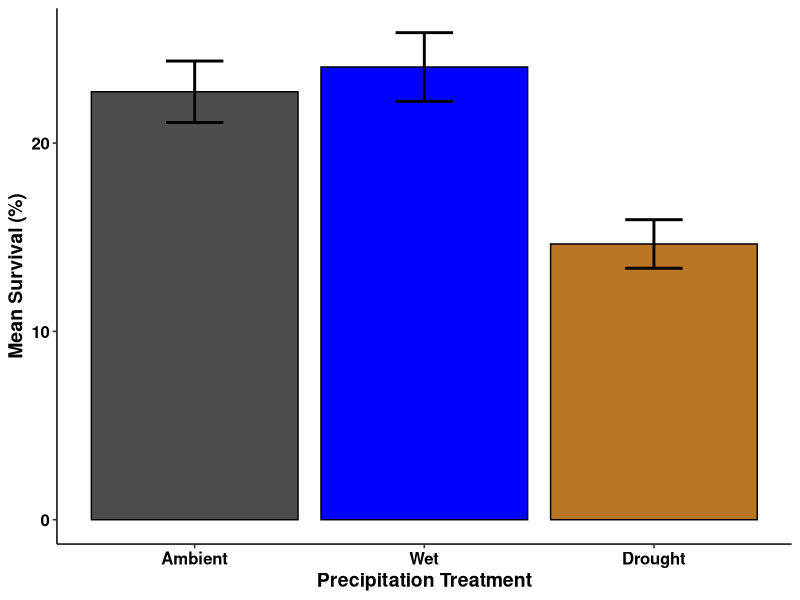
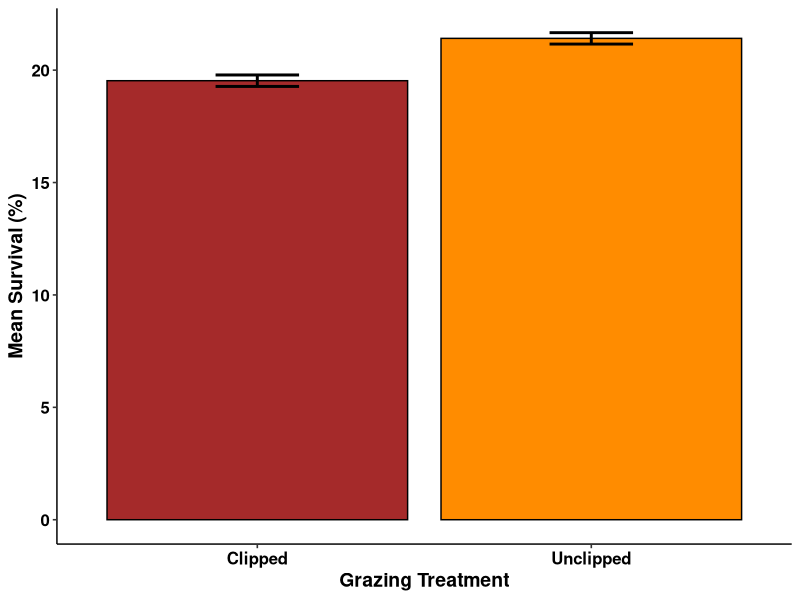
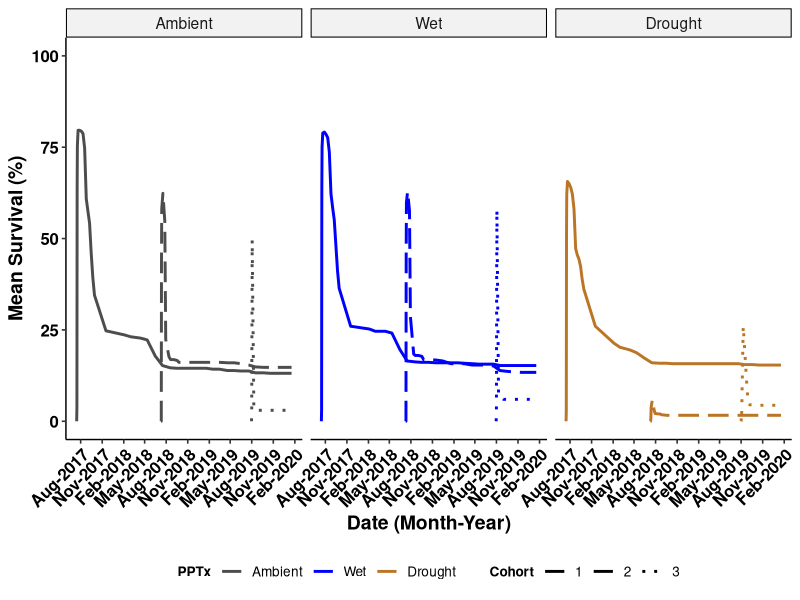
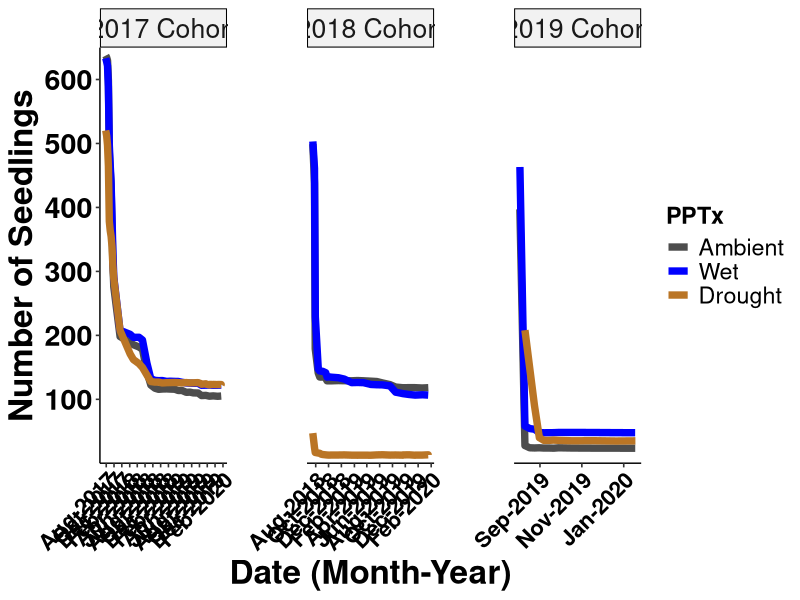
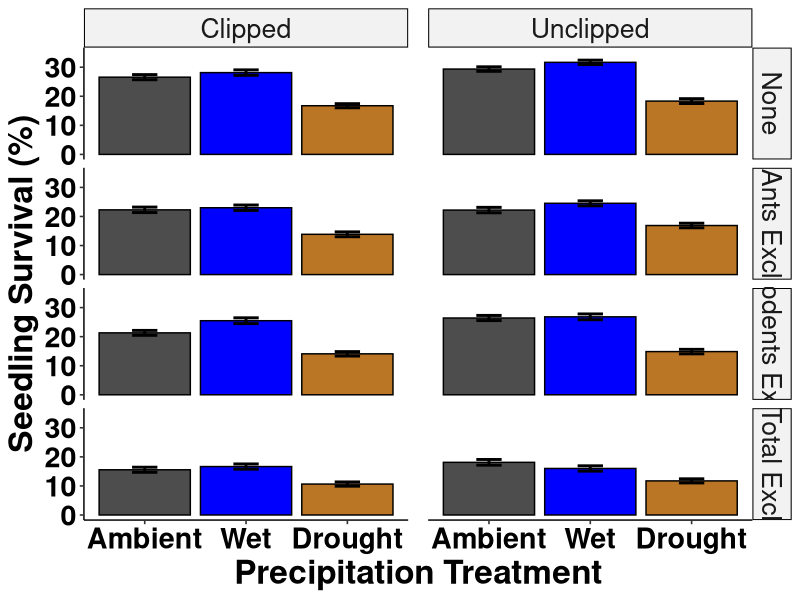
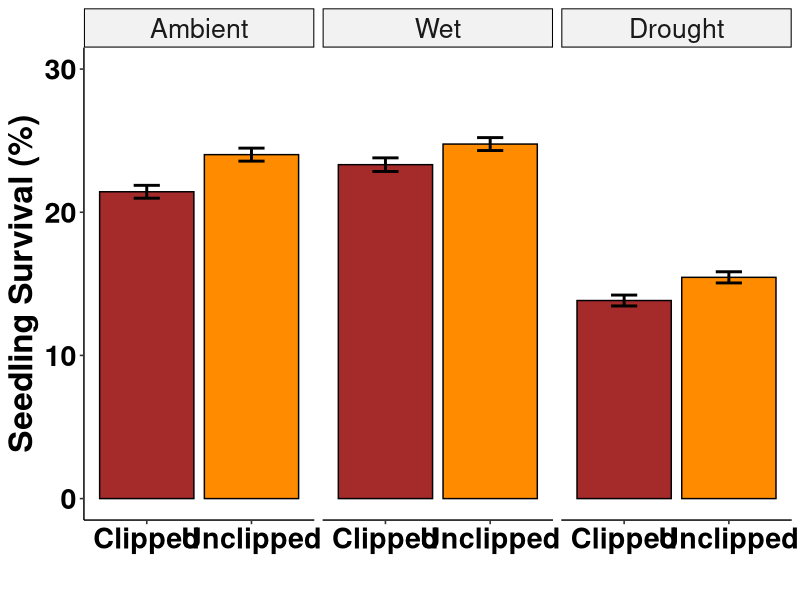
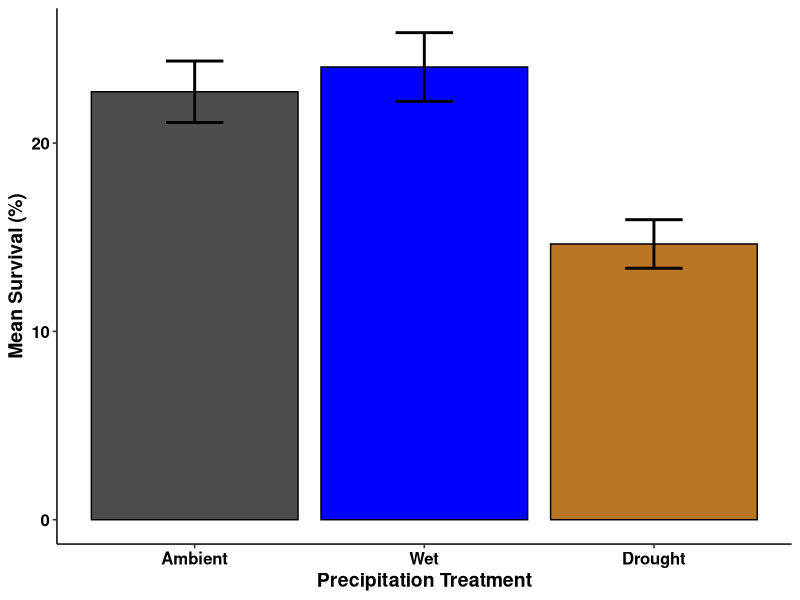
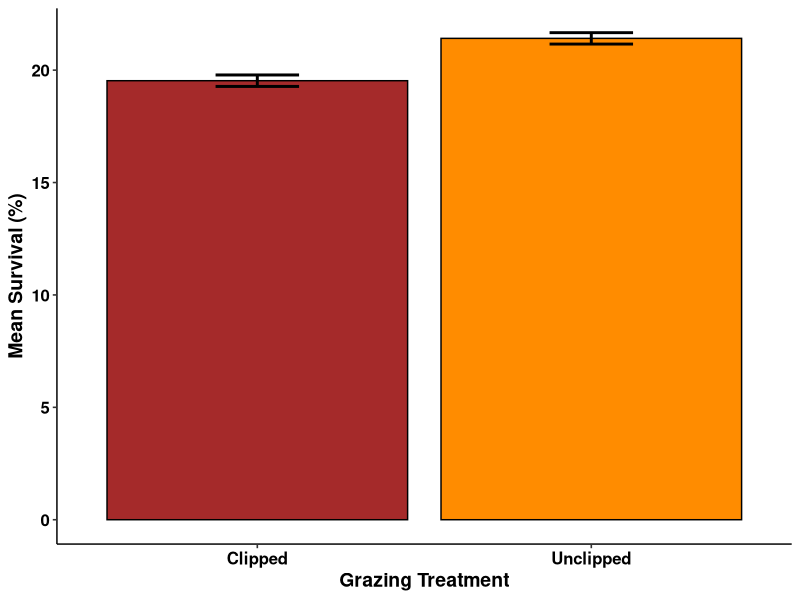

These charts were generated, in order, by the following R code:
# USDA Rainout - Santa Rita Experimental Range
# Data visualizations-main
# Austin Rutherford
# email:arutherford@email.arizona.edu
# 2021-03-29

# Load packages
library(tidyverse)
library(forcats)
library(vroom)
library(ggpubr)
library(glmmTMB)
library(dplyr)

### Read in clean seedlings data with model outputs from "srer_rainout_stats_summarize"
seedlings_obs <- vroom("Data/seedlings_obs.csv",
                   col_types = c(.default = "f",
                                 ObsID = "i",
                                 date = "D",
                                 survival = "i",
                                 died = "i",
                                 tot_germination = "i",
                                 herb_lived = "i",
                                 herb_died = "i",
                                 tot_herbivory = "i",
                                 granivory = "i",
                                 res_surv = "d",
                                 sim_surv = "d",
                                 sim_fit_surv = "d",
                                 pred_surv = "d"))
str(seedlings_obs)
glimpse(seedlings_obs)

# create data set for raw survival data
tot_surv <- seedlings_obs %>% 
  group_by(precip, cohort, date) %>% 
  summarise(mean_surv = mean(survival),
            count_surv = sum(survival),
            sd_surv = sd(survival),
            counts = n(),
            se_surv = (sd_surv/sqrt(counts))) %>%
  mutate(upper = mean_surv + se_surv,
         lower = mean_surv - se_surv,
         date = as.Date(date))

summary(tot_surv)


bar_surv_fig <- tot_surv %>%
  group_by(precip) %>% 
  summarise(mean_precip_per = (100*mean(mean_surv)/10),
            mean_se_per = (100*mean(se_surv)/10)) %>%
  mutate(upper = mean_precip_per + mean_se_per,
         lower = mean_precip_per - mean_se_per) %>%
  mutate(precip = recode_factor(precip,
                                      "Control" = "Ambient",
                                      "IR" = "Wet",
                                       "RO" = "Drought", .ordered = TRUE)) %>% 
  ggplot(mapping = aes(x = precip, y = mean_precip_per, fill = precip)) +
  geom_bar(stat="identity", color = "black", position=position_dodge()) +
  geom_errorbar(aes(ymin = lower, ymax = upper), width = 0.25, position = position_dodge(), size = 1) +
  scale_fill_manual(values = c("grey30","blue1","#ba7525")) +
  scale_x_discrete(labels = c("Ambient","Wet", "Drought")) +
  labs(y = "Mean Survival (%)",
       x = "Precipitation Treatment") +
  theme_pubr(legend = "none") +
  labs_pubr()

bar_surv_fig

ggsave(filename = "Figures_Tables/bar_mean_surv.tiff",
       plot = bar_surv_fig,
       dpi = 800,
       width = 22,
       height = 12,
       units = "in",
       compression = "lzw")

# create data set for clip
tot_surv_c <- seedlings_obs %>% 
  group_by(clip) %>% 
  summarise(mean_surv = 100*mean(survival/10),
            sd_surv = 100*sd(survival/10),
            counts = n(),
            se_surv = (sd_surv/sqrt(counts))) %>%
  mutate(upper = mean_surv + se_surv,
         lower = mean_surv - se_surv)

bar_cliponly_fig <- tot_surv_c %>%
  ggplot(mapping = aes(x = clip, y = mean_surv, fill = clip)) +
  geom_bar(stat="identity", color = "black", position=position_dodge()) +
  geom_errorbar(aes(ymin = lower, ymax = upper), width = 0.25, position = position_dodge(), size = 1) +
  scale_fill_manual(values = c("brown","darkorange")) +
  scale_x_discrete(labels = c("Clipped","Unclipped")) +
  labs(y = "Mean Survival (%)",
       x = "Grazing Treatment") +
  theme_pubr(legend = "none") +
  labs_pubr()

bar_cliponly_fig

ggsave(filename = "Figures_Tables/bar_cliponly_surv.tiff",
       plot = bar_cliponly_fig,
       dpi = 800,
       width = 22,
       height = 12,
       units = "in",
       compression = "lzw")

# plot survival over time, all dates
line_mean_surv <- tot_surv %>% 
  mutate(precip = recode_factor(precip,
                                "Control" = "Ambient",
                                "IR" = "Wet",
                                "RO" = "Drought", .ordered = TRUE)) %>% 
  ggplot(aes(x = date, y = 10*mean_surv, group = cohort, color = precip)) + 
  scale_color_manual(values = c("grey30", "blue1", "#ba7525")) +
  #scale_y_continuous(breaks = seq(0, 120, 10), expand = c(0.02,0)) +
  scale_x_date(date_labels = "%b-%Y", date_breaks = "3 months") +
  geom_line(aes(linetype = cohort), stat = "identity", size = 1) + 
  scale_linetype_manual(values=c("solid","longdash", "dotted")) +
  scale_fill_manual(values = c("grey30","blue1", "red1")) +
  ylim(0, 100) +
  labs(y = "Mean Survival (%)",
       x = "Date (Month-Year)",
       color = "PPTx",
       linetype = "Cohort") +
  facet_wrap(~precip, ncol = 3, nrow = 1) +
  theme_pubr(legend = "bottom", x.text.angle = 45) +
  labs_pubr()

line_mean_surv

ggsave(filename = "Figures_Tables/seedlings/line_mean_surv.tiff",
       plot = line_mean_surv,
       dpi = 800,
       width = 22,
       height = 12,
       units = "in",
       compression = "lzw")


# remove the lead up survival to start max for each cohort (following Archer suggestions)
surv_small_1 <- tot_surv %>% 
  filter(cohort == 1) %>% 
  filter(date > "2017-07-21")

surv_small_2 <- tot_surv %>% 
  filter(cohort == 2) %>% 
  filter(date >= "2018-07-18")

surv_small_3 <- tot_surv %>% 
  filter(cohort == 3 & precip != "RO") %>% # to start with all max values, need to cut one more date from RO..delayed germ
  filter(date >= "2019-08-03")

surv_small_drought <- tot_surv %>% 
  filter(precip == "RO" & date >= "2019-08-10")

surv_small_all <- rbind(surv_small_1, surv_small_2, surv_small_3, surv_small_drought) %>% 
  mutate(date = as.Date(date))

line_mean_surv_archer <- surv_small_all %>% 
  mutate(precip = recode_factor(precip,
                                "Control" = "Ambient",
                                "IR" = "Wet",
                                "RO" = "Drought", .ordered = TRUE)) %>%
  mutate(cohort = recode_factor(cohort,
                                "1" = "2017 Cohort",
                                "2" = "2018 Cohort",
                                "3" = "2019 Cohort")) %>%
  ggplot(aes(x = date, y = count_surv, group = precip, color = precip)) + 
  scale_color_manual(values = c("grey30", "blue1", "#ba7525")) +
  scale_y_continuous(breaks = seq(0, 700, 100), expand = c(0.02,0)) +
  scale_x_date(date_labels = "%b-%Y", date_breaks = "2 month") +
  geom_line(aes(), stat = "identity", size = 2.5, position = "jitter") + 
  #scale_linetype_manual(values=c("solid","longdash", "dotted")) +
  scale_fill_manual(values = c("grey30","blue1", "red1")) +
  #ylim(0, NA) +
  labs(y = "Number of Seedlings",
       x = "Date (Month-Year)",
       color = "PPTx") +
  facet_wrap(~cohort, ncol = 3, nrow = 1, scales = "free_x") +
  theme_pubr(legend = "right", x.text.angle = 45) +
  theme(panel.spacing.x = unit(4, "lines")) +
  labs_pubr(base_size = 24)+
  theme(axis.text.x=element_text(size=16))

line_mean_surv_archer

ggsave(filename = "Figures_Tables/seedlings/line_mean_surv_archer.tiff",
       plot = line_mean_surv_archer,
       dpi = 800,
       width = 22,
       height = 12,
       units = "in",
       compression = "lzw")

surv_small_all %>% 
  group_by(precip, cohort) %>% 
  summarise(max = max(count_surv),
            min = min(count_surv))


# calculate summary info
tot_surv_summary <- seedlings_obs %>% 
  group_by(precip, cohort, date) %>% 
  summarise(mean_surv = 100*mean(survival/10),
            sd_surv = 100*sd(survival/10),
            counts = n(),
            se_surv = (sd_surv/sqrt(counts))) %>%
  mutate(upper = mean_surv + se_surv,
         lower = mean_surv - se_surv)

tot_surv_summary_full <- seedlings_obs %>% 
  group_by(precip, excl, clip) %>% 
  summarise(mean_surv = 100*mean(survival/10),
            sd_surv = 100*sd(survival/10),
            counts = n(),
            se_surv = (sd_surv/sqrt(counts))) %>%
  mutate(upper = mean_surv + se_surv,
         lower = mean_surv - se_surv)

tot_surv_summary_pcohort <- seedlings_obs %>% 
  group_by(precip, cohort) %>% 
  summarise(mean_surv = 100*mean(survival/10),
            sd_surv = 100*sd(survival/10),
            counts = n(),
            se_surv = (sd_surv/sqrt(counts))) %>%
  mutate(upper = mean_surv + se_surv,
         lower = mean_surv - se_surv)

# create data set for precip and excl and clip
tot_surv_pce <- seedlings_obs %>% 
  group_by(precip, excl, clip) %>% 
  summarise(mean_surv = 100*mean(survival/10),
            sd_surv = 100*sd(survival/10),
            counts = n(),
            se_surv = (sd_surv/sqrt(counts))) %>%
  mutate(upper = mean_surv + se_surv,
         lower = mean_surv - se_surv)

bar_pce_fig <- tot_surv_pce %>%
  mutate(precip = recode_factor(precip,
                                "Control" = "Ambient",
                                "IR" = "Wet",
                                "RO" = "Drought", .ordered = TRUE)) %>% 
  mutate(excl = recode_factor(excl, 
                              "Control" = "None",
                              "Ants" = "Ants Excl",
                              "Rodents" = "Rodents Excl",
                              "Total" = "Total Excl")) %>% 
  ggplot(mapping = aes(x = precip, y = mean_surv, fill = precip)) +
  geom_bar(stat="identity", color = "black", position=position_dodge()) +
  geom_errorbar(aes(ymin = lower, ymax = upper), width = 0.25, position = position_dodge(), size = 1) +
  scale_fill_manual(values = c("grey30", "blue1", "#ba7525")) +
  scale_x_discrete(labels = c("Ambient", "Wet", "Drought")) +
  ylim(0, 35) +
  labs(y = "Seedling Survival (%)",
       x = "Precipitation Treatment") +
  theme_pubr(legend = "none") +
  facet_grid(cols = vars(clip), rows = vars(excl)) +
  labs_pubr(base_size = 24) +
  theme(legend.position="none", 
        panel.border = element_blank(), 
        panel.spacing.x = unit(1,"line"))

bar_pce_fig

ggsave(filename = "Figures_Tables/bar_alltx_surv.tiff",
       plot = bar_pce_fig,
       dpi = 800,
       width = 22,
       height = 12,
       units = "in",
       compression = "lzw")

# create data set for precip and clip
tot_surv_pc <- seedlings_obs %>% 
  group_by(precip, clip) %>% 
  summarise(mean_surv = 100*mean(survival/10),
            sd_surv = 100*sd(survival/10),
            counts = n(),
            se_surv = (sd_surv/sqrt(counts))) %>%
  mutate(upper = mean_surv + se_surv,
         lower = mean_surv - se_surv)

bar_clip_fig <- tot_surv_pc %>%
  mutate(precip = recode_factor(precip,
                                "Control" = "Ambient",
                                "IR" = "Wet",
                                "RO" = "Drought", .ordered = TRUE)) %>% 
  ggplot(mapping = aes(x = clip, y = mean_surv, fill = clip)) +
  geom_bar(stat="identity", color = "black", position=position_dodge()) +
  geom_errorbar(aes(ymin = lower, ymax = upper), width = 0.25, position = position_dodge(), size = 1) +
  scale_fill_manual(values = c("brown","darkorange")) +
  scale_x_discrete(labels = c("Clipped","Unclipped")) +
  ylim(0, 30) +
  labs(y = "Seedling Survival (%)",
       x = "") +
  theme_pubr(legend = "none") +
  facet_wrap(~precip)+
  labs_pubr(base_size = 24)

bar_clip_fig

ggsave(filename = "Figures_Tables/bar_clip_surv.tiff",
       plot = bar_clip_fig,
       dpi = 800,
       width = 22,
       height = 12,
       units = "in",
       compression = "lzw")
